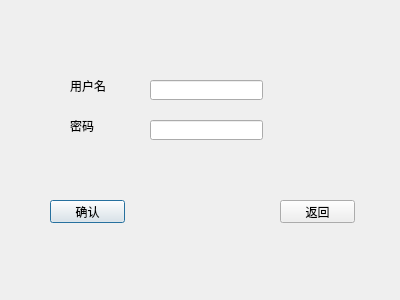
<?xml version="1.0" encoding="UTF-8"?>
<ui version="4.0">
 <class>registerin</class>
 <widget class="QDialog" name="registerin">
  <property name="geometry">
   <rect>
    <x>0</x>
    <y>0</y>
    <width>400</width>
    <height>300</height>
   </rect>
  </property>
  <property name="windowTitle">
   <string>Dialog</string>
  </property>
  <widget class="QLabel" name="label">
   <property name="geometry">
    <rect>
     <x>70</x>
     <y>80</y>
     <width>54</width>
     <height>12</height>
    </rect>
   </property>
   <property name="text">
    <string>用户名</string>
   </property>
  </widget>
  <widget class="QLabel" name="label_2">
   <property name="geometry">
    <rect>
     <x>70</x>
     <y>120</y>
     <width>54</width>
     <height>12</height>
    </rect>
   </property>
   <property name="text">
    <string>密码</string>
   </property>
  </widget>
  <widget class="QLineEdit" name="lineEdit">
   <property name="geometry">
    <rect>
     <x>150</x>
     <y>80</y>
     <width>113</width>
     <height>20</height>
    </rect>
   </property>
  </widget>
  <widget class="QLineEdit" name="lineEdit_2">
   <property name="geometry">
    <rect>
     <x>150</x>
     <y>120</y>
     <width>113</width>
     <height>20</height>
    </rect>
   </property>
  </widget>
  <widget class="QPushButton" name="pushButton">
   <property name="geometry">
    <rect>
     <x>50</x>
     <y>200</y>
     <width>75</width>
     <height>23</height>
    </rect>
   </property>
   <property name="text">
    <string>确认</string>
   </property>
  </widget>
  <widget class="QPushButton" name="pushButton_2">
   <property name="geometry">
    <rect>
     <x>280</x>
     <y>200</y>
     <width>75</width>
     <height>23</height>
    </rect>
   </property>
   <property name="text">
    <string>返回</string>
   </property>
  </widget>
 </widget>
 <resources/>
 <connections/>
</ui>
